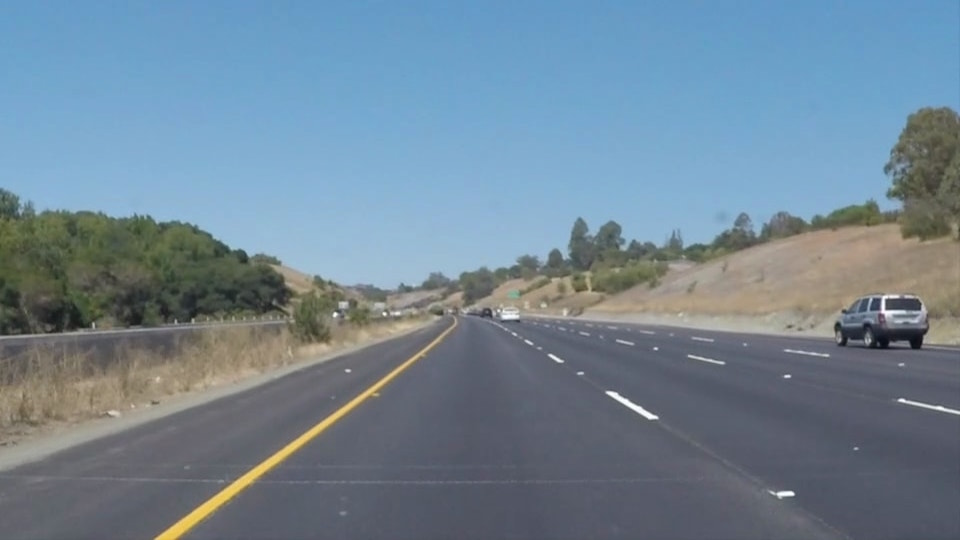
#> input picture test_images/solidYellowCurve.jpg, 960 x 540 px
$ jupyter execute --allow-errors P1.ipynb   (shell and % lines are left out)
#> lines starting #> are read from the running program, lines starting #| are printed output that depends on the picture; after the words box and inside, x2 and y2 are one past the last pixel; in counts of white or black regions, pixels touching at a corner belong together
# Self-Driving Car Engineer Nanodegree

## Project: **Finding Lane Lines on the Road**
***
In this project, you will use the tools you learned about in the lesson to identify lane lines on the road.  You can develop your pipeline on a series of individual images, and later apply the result to a video stream (really just a series of images). Check out the video clip "raw-lines-example.mp4" (also contained in this repository) to see what the output should look like after using the helper functions below.

Once you have a result that looks roughly like "raw-lines-example.mp4", you'll need to get creative and try to average and/or extrapolate the line segments you've detected to map out the full extent of the lane lines.  You can see an example of the result you're going for in the video "P1_example.mp4".  Ultimately, you would like to draw just one line for the left side of the lane, and one for the right.

In addition to implementing code, there is a brief writeup to complete. The writeup should be completed in a separate file, which can be either a markdown file or a pdf document. There is a [write up template](https://github.com/udacity/CarND-LaneLines-P1/blob/master/writeup_template.md) that can be used to guide the writing process. Completing both the code in the Ipython notebook and the writeup template will cover all of the [rubric points](https://review.udacity.com/#!/rubrics/322/view) for this project.

---
Let's have a look at our first image called 'test_images/solidWhiteRight.jpg'.  Run the 2 cells below (hit Shift-Enter or the "play" button above) to display the image.

**Note: If, at any point, you encounter frozen display windows or other confounding issues, you can always start again with a clean slate by going to the "Kernel" menu above and selecting "Restart & Clear Output".**

---

**The tools you have are color selection, region of interest selection, grayscaling, Gaussian smoothing, Canny Edge Detection and Hough Tranform line detection.  You  are also free to explore and try other techniques that were not presented in the lesson.  Your goal is piece together a pipeline to detect the line segments in the image, then average/extrapolate them and draw them onto the image for display (as below).  Once you have a working pipeline, try it out on the video stream below.**

---

<figure>

 <figcaption>
 <p></p>
 <p style="text-align: center;"> Your output should look something like this (above) after detecting line segments using the helper functions below </p>
 </figcaption>
</figure>
 <p></p>
<figure>

 <figcaption>
 <p></p>
 <p style="text-align: center;"> Your goal is to connect/average/extrapolate line segments to get output like this</p>
 </figcaption>
</figure>

**Run the cell below to import some packages.  If you get an `import error` for a package you've already installed, try changing your kernel (select the Kernel menu above --> Change Kernel).  Still have problems?  Try relaunching Jupyter Notebook from the terminal prompt.  Also, see [this forum post](https://carnd-forums.udacity.com/cq/viewquestion.action?spaceKey=CAR&id=29496372&questionTitle=finding-lanes---import-cv2-fails-even-though-python-in-the-terminal-window-has-no-problem-with-import-cv2) for more troubleshooting tips.**

## Import Packages

[cell 1]
#importing some useful packages
import matplotlib.pyplot as plt
import matplotlib.image as mpimg
import numpy as np
import cv2
import math

## Read in an Image

[cell 2]
#reading in an image
image = mpimg.imread('test_images/solidYellowCurve.jpg')
#> image is the input picture: shape (540, 960, 3); mean R, G, B 113, 133.4, 149

g_image =cv2.cvtColor(image,cv2.COLOR_BGR2GRAY)
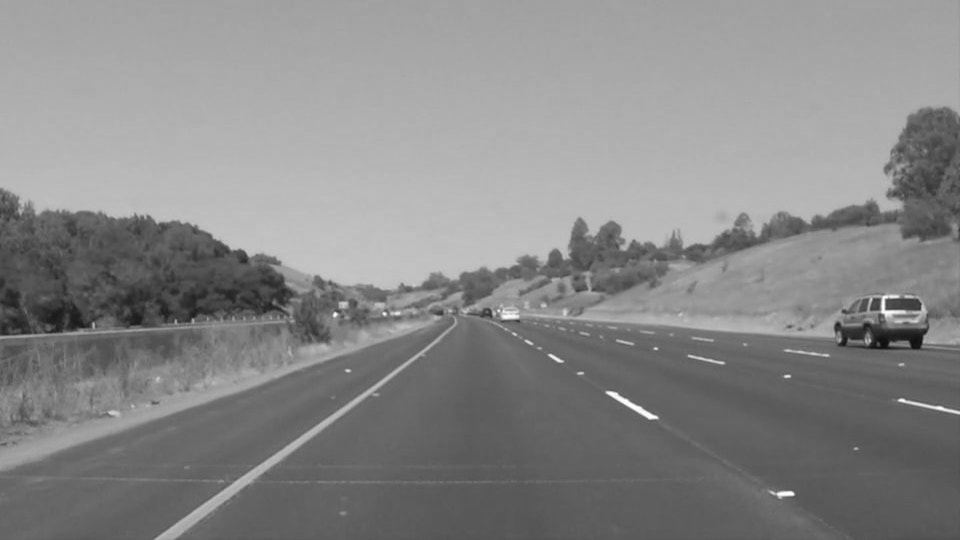
#> g_image: shape (540, 960); min 13, max 255, mean 135.7
#equ = cv2.equalizeHist(g_image)

#printing out some stats and plotting

print('This image is:', type(image), 'with dimensions:', image.shape)
#| This image is: <class 'numpy.ndarray'> with dimensions: (540, 960, 3)
#plt.imshow(image)  # if you wanted to show a single color channel image called 'gray', for example, call as plt.imshow(gray, cmap='gray')
#plt.imshow(cl1, cmap="gray")

## Ideas for Lane Detection Pipeline

**Some OpenCV functions (beyond those introduced in the lesson) that might be useful for this project are:**

`cv2.inRange()` for color selection
`cv2.fillPoly()` for regions selection
`cv2.line()` to draw lines on an image given endpoints
`cv2.addWeighted()` to coadd / overlay two images
`cv2.cvtColor()` to grayscale or change color
`cv2.imwrite()` to output images to file
`cv2.bitwise_and()` to apply a mask to an image

**Check out the OpenCV documentation to learn about these and discover even more awesome functionality!**

[cell 3]
## make copy of the image
color_img = np.copy(image)

## rgb threshold
rgb_threshold = [200,200,200]

# Identify pixels below the threshold and set them to zero
thresholds = (image[:,:,0] < rgb_threshold[0]) | (image[:,:,1] < rgb_threshold[1]) | (image[:,:,2] < rgb_threshold[2])
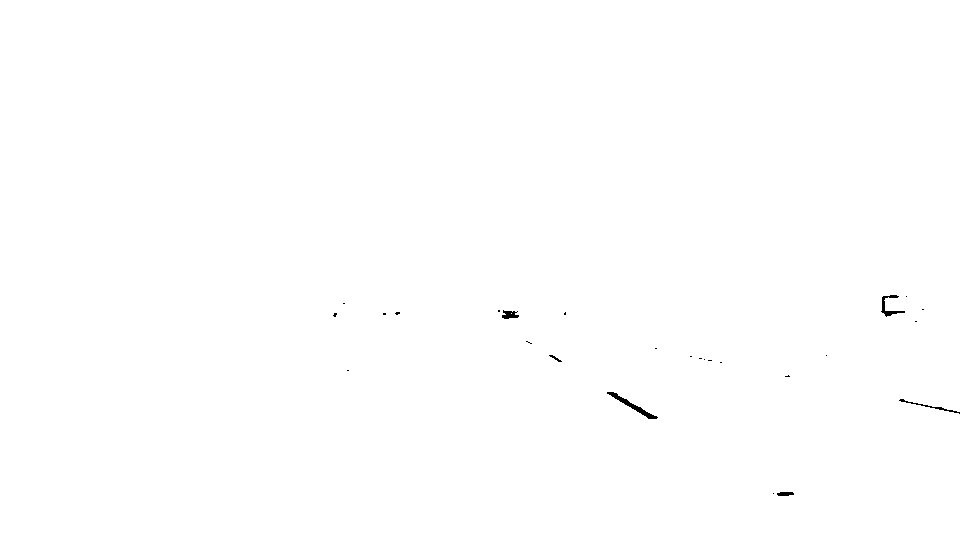
#> thresholds: shape (540, 960) bool; 99.9% white; 26 black regions (20 under 20 px), largest, box (x1, y1, x2, y2) and area: (607, 392, 658, 419) 245, (881, 295, 905, 317) 150, (899, 399, 960, 414) 105, (502, 310, 519, 319) 100, (777, 492, 794, 496) 58, (549, 355, 562, 362) 29
color_img[thresholds == True] = [0,0,0]
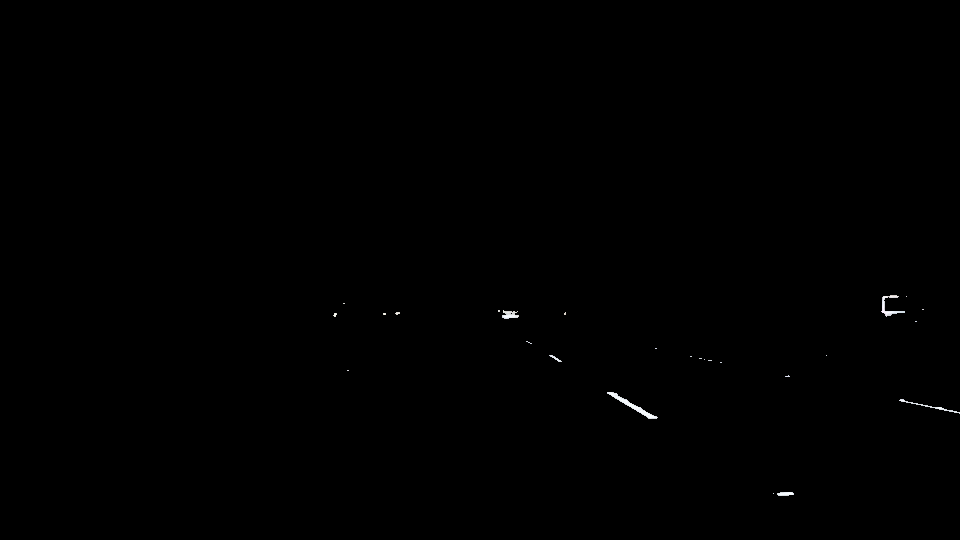
#> color_img: shape (540, 960, 3); mean R, G, B 0.3, 0.3, 0.3
#plt.imshow(color_img)
color_img.shape[1]


## apply area of interest
img_shape= color_img.shape
#> img_shape = (540, 960, 3)
vertices = np.array([[(0,img_shape[0]),(470, 320), (470, 320), (img_shape[1],img_shape[0])]], dtype=np.int32)
#> (the rest of this cell did not finish here and is left out)

[cell 4]
green = np.uint8([[[100,100,100 ]]])
hsv_green = cv2.cvtColor(green,cv2.COLOR_RGB2HLS)
print (hsv_green)

[cell 5]
## make copy of the image
color_img = np.copy(image)

img = cv2.cvtColor(color_img, cv2.COLOR_RGB2HSV)
#> img: shape (540, 960, 3); mean H, S, V 90, 67.7, 154.4
#plt.imshow(hsv, cmap='hsv')

yellow_min = np.array([10, 40, 80], np.uint8)
yellow_max = np.array([40, 100, 140], np.uint8)
yellow_mask = cv2.inRange(img, yellow_min, yellow_max)
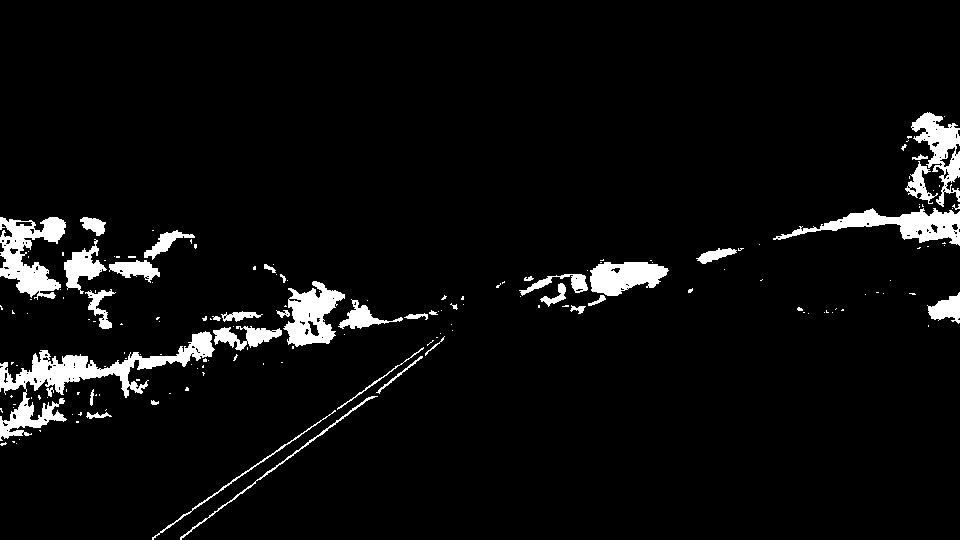
#> yellow_mask: shape (540, 960); 5% white; 169 white regions (129 under 20 px), largest, box (x1, y1, x2, y2) and area: (0, 331, 215, 441) 5162, (0, 217, 66, 300) 2826, (773, 208, 960, 246) 2615
plt.imshow(yellow_mask)

white_min = np.array([0, 0, 200], np.uint8)
white_max = np.array([255, 80, 255], np.uint8)
white_mask = cv2.inRange(img, white_min, white_max)
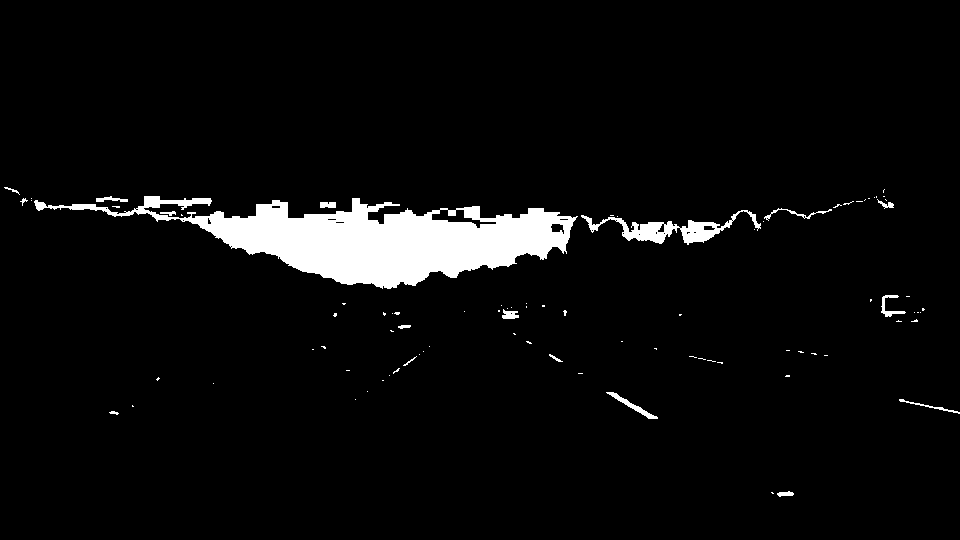
#> white_mask: shape (540, 960); 4.7% white; 89 white regions (71 under 20 px), largest, box (x1, y1, x2, y2) and area: (34, 196, 578, 289) 20899, (581, 210, 761, 245) 1802, (606, 392, 658, 419) 254
#plt.imshow(white_mask)

res = cv2.bitwise_and(img, img, mask=cv2.bitwise_or(yellow_mask, white_mask))
#> res: shape (540, 960, 3); mean H, S, V 6.2, 6.2, 15.5


# [6 lines of commented-out code are left out]

[cell 6]
## make copy of the image
canny_img = np.copy(res)

## parameter
guassian_blur_kernel = 5
canny_low_threshold =50
canny_high_threshold = 150
img_shape= color_img.shape
print(img_shape)
#| (540, 960, 3)
## convert to grayscale
#> (the rest of this cell did not finish here and is left out)

#> (a cell that did not finish here is left out)

[cell 8]
# Define the Hough transform parameters
rho = 2# distance resolution in pixels of the Hough grid
theta = np.pi/180 # angular resolution in radians of the Hough grid
threshold = 5  # minimum number of votes (intersections in Hough grid cell)
min_line_len = 20 #minimum number of pixels making up a line
max_line_gap = 80   # maximum gap in pixels between connectable line segments

#> (the rest of this cell did not finish here and is left out)

 Detect Left and Right lanes

[cell 9]
slopes = []
left_lines = []
right_lines = []

## width of the road. Assume width of the road is x. In that case x co-ordinate for right lane would be atleast greater then
## left lane  by x
width_of_lane = 300

## TODO: look at lenght of the lane too

## get slope of each line

left_data=[]
right_data=[]

ldata=[]
rdata=[]
lslope=[]
rslope=[]
first=True
#> (the rest of this cell did not finish here and is left out)

[cell 10]
## draw image
lane_img = np.copy(image)
lane_img[:,:,:] = [0,0,0]
#> lane_img: shape (540, 960, 3); every value is 0
plt.imshow(lane_img)
#> (the rest of this cell did not finish here and is left out)

$ run again, with test_images/solidYellowLeft.jpg copied over test_images/solidYellowCurve.jpg
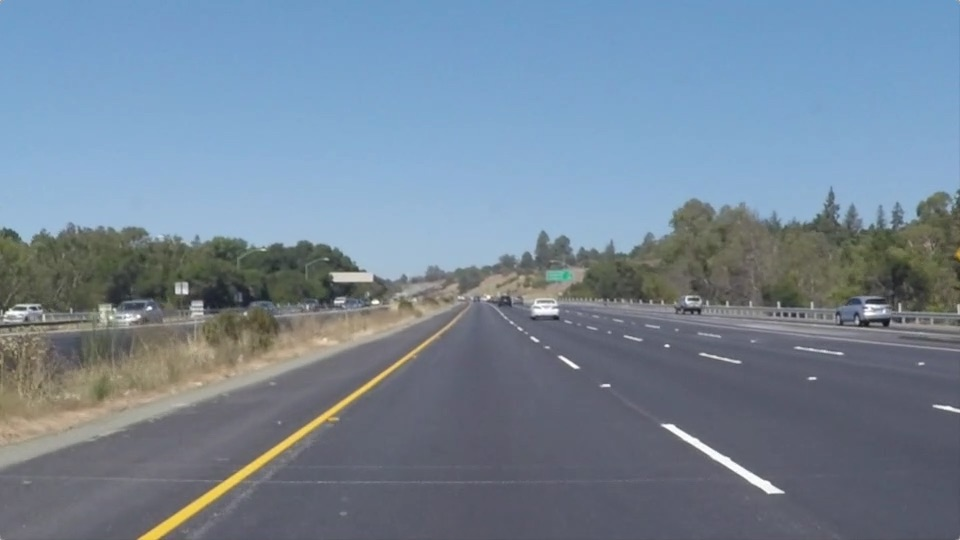
#> input picture test_images/solidYellowLeft.jpg, 960 x 540 px
#> image is the input picture: shape (540, 960, 3); mean R, G, B 116.5, 133.6, 150.8
#| This image is: <class 'numpy.ndarray'> with dimensions: (540, 960, 3)
#> `thresholds = (image[:,:,0] < rgb_threshold[0]) | (image[:,:,1] < rgb_t..`:
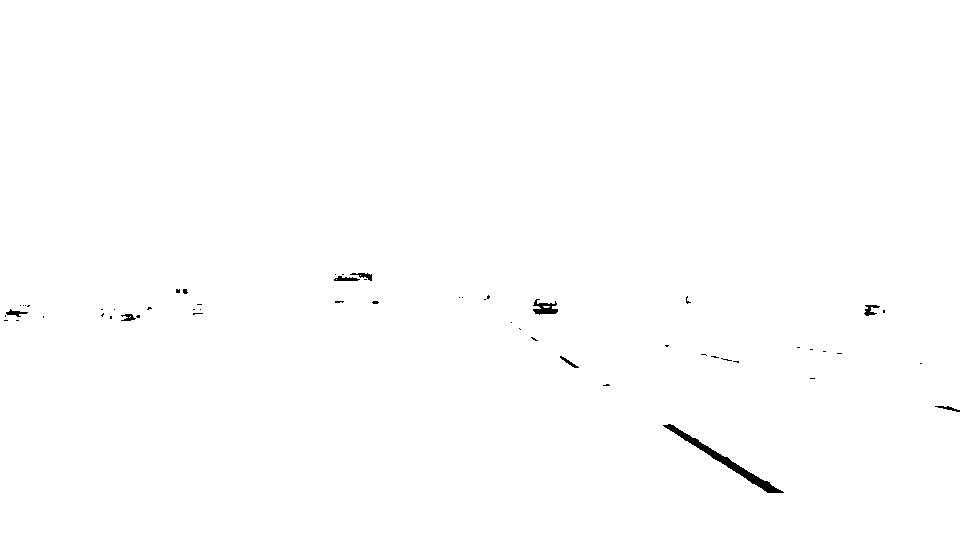
#> thresholds: shape (540, 960) bool; 99.6% white; 55 black regions (45 under 20 px), largest, box (x1, y1, x2, y2) and area: (663, 424, 784, 493) 915, (533, 299, 558, 315) 217, (864, 305, 880, 316) 89
#> img: shape (540, 960, 3); mean H, S, V 94.7, 61.6, 155
#> yellow_mask: shape (540, 960); 5.8% white; 158 white regions (127 under 20 px), largest, box (x1, y1, x2, y2) and area: (760, 212, 960, 313) 9314, (0, 328, 188, 400) 4489, (0, 236, 132, 306) 4271
#> `white_mask = cv2.inRange(img, white_min, white_max)`:
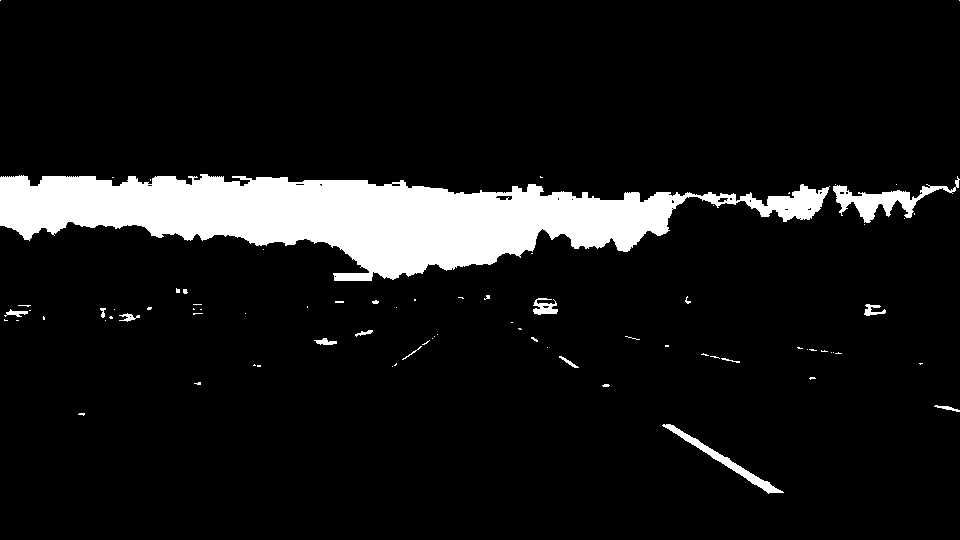
#> white_mask: shape (540, 960); 9.1% white; 80 white regions (63 under 20 px), largest, box (x1, y1, x2, y2) and area: (0, 174, 830, 281) 42933, (833, 176, 960, 223) 1712, (662, 424, 784, 494) 937
#> res: shape (540, 960, 3); mean H, S, V 11, 9.4, 25.4
#| (540, 960, 3)
#> lane_img: shape (540, 960, 3); every value is 0

$ run again, with test_images/whiteCarLaneSwitch.jpg copied over test_images/solidYellowCurve.jpg
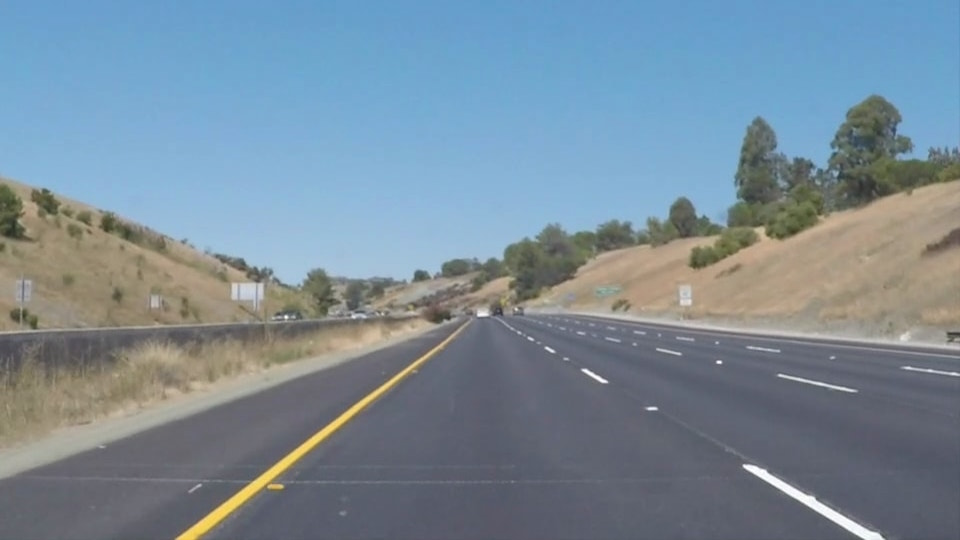
#> input picture test_images/whiteCarLaneSwitch.jpg, 960 x 540 px
#> image is the input picture: shape (540, 960, 3); mean R, G, B 121.2, 139.4, 152.9
#| This image is: <class 'numpy.ndarray'> with dimensions: (540, 960, 3)
#> `thresholds = (image[:,:,0] < rgb_threshold[0]) | (image[:,:,1] < rgb_t..`:
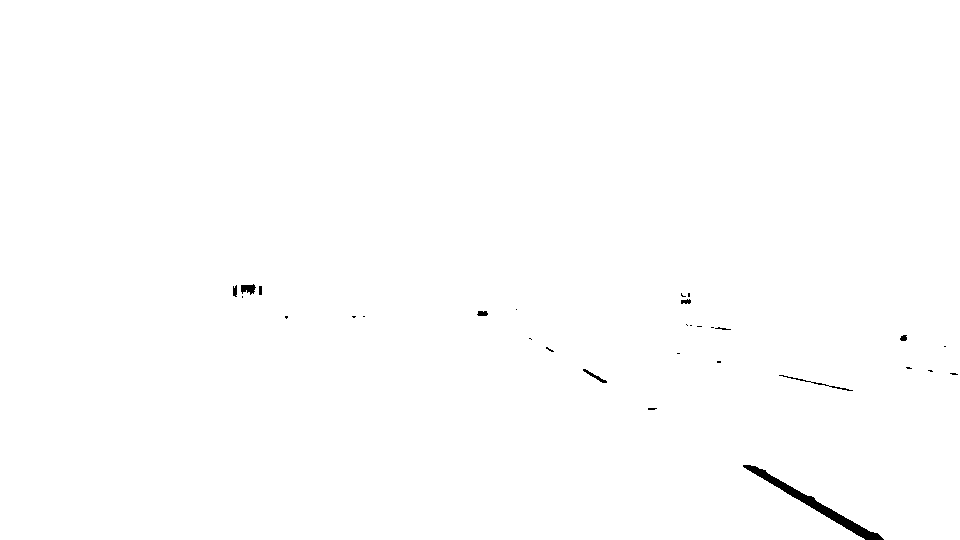
#> thresholds: shape (540, 960) bool; 99.6% white; 30 black regions (20 under 20 px), largest, box (x1, y1, x2, y2) and area: (743, 465, 884, 540) 1247, (241, 284, 256, 295) 108, (779, 375, 853, 391) 103
#> img: shape (540, 960, 3); mean H, S, V 86, 66.5, 160.7
#> yellow_mask: shape (540, 960); 4.4% white; 179 white regions (112 under 20 px), largest, box (x1, y1, x2, y2) and area: (602, 184, 841, 270) 4504, (0, 351, 131, 427) 2342, (851, 156, 960, 209) 1917
#> `white_mask = cv2.inRange(img, white_min, white_max)`:
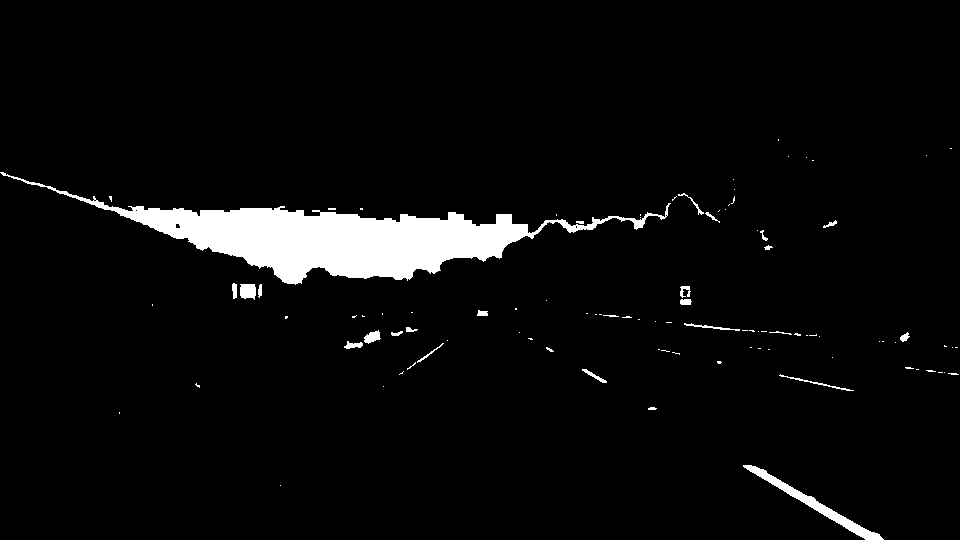
#> white_mask: shape (540, 960); 4.4% white; 99 white regions (73 under 20 px), largest, box (x1, y1, x2, y2) and area: (0, 172, 671, 285) 19606, (743, 465, 884, 540) 1278, (240, 284, 256, 300) 220
#> res: shape (540, 960, 3); mean H, S, V 5.5, 5.5, 14.6
#| (540, 960, 3)
#> lane_img: shape (540, 960, 3); every value is 0
